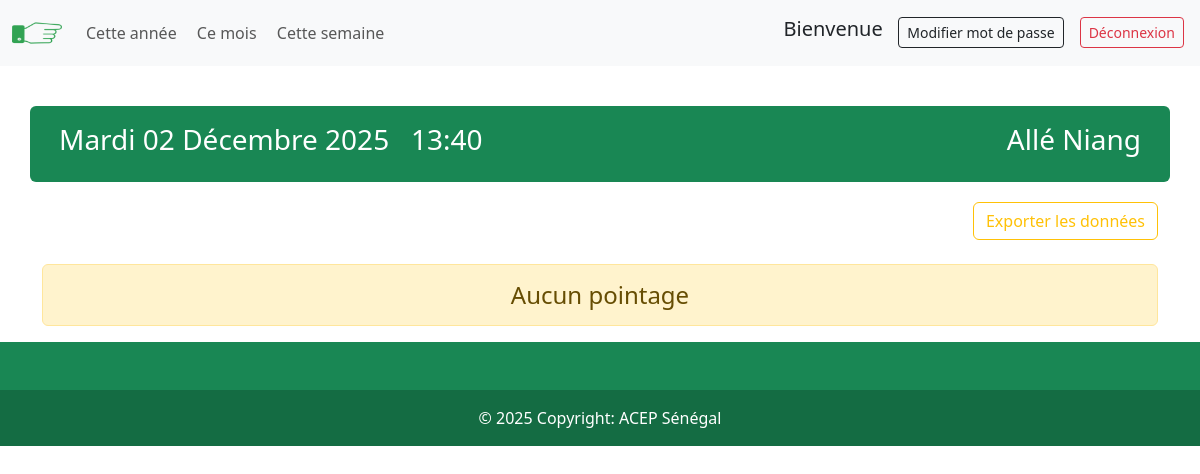
The page /annee (signed in) on the database as committed earlier.
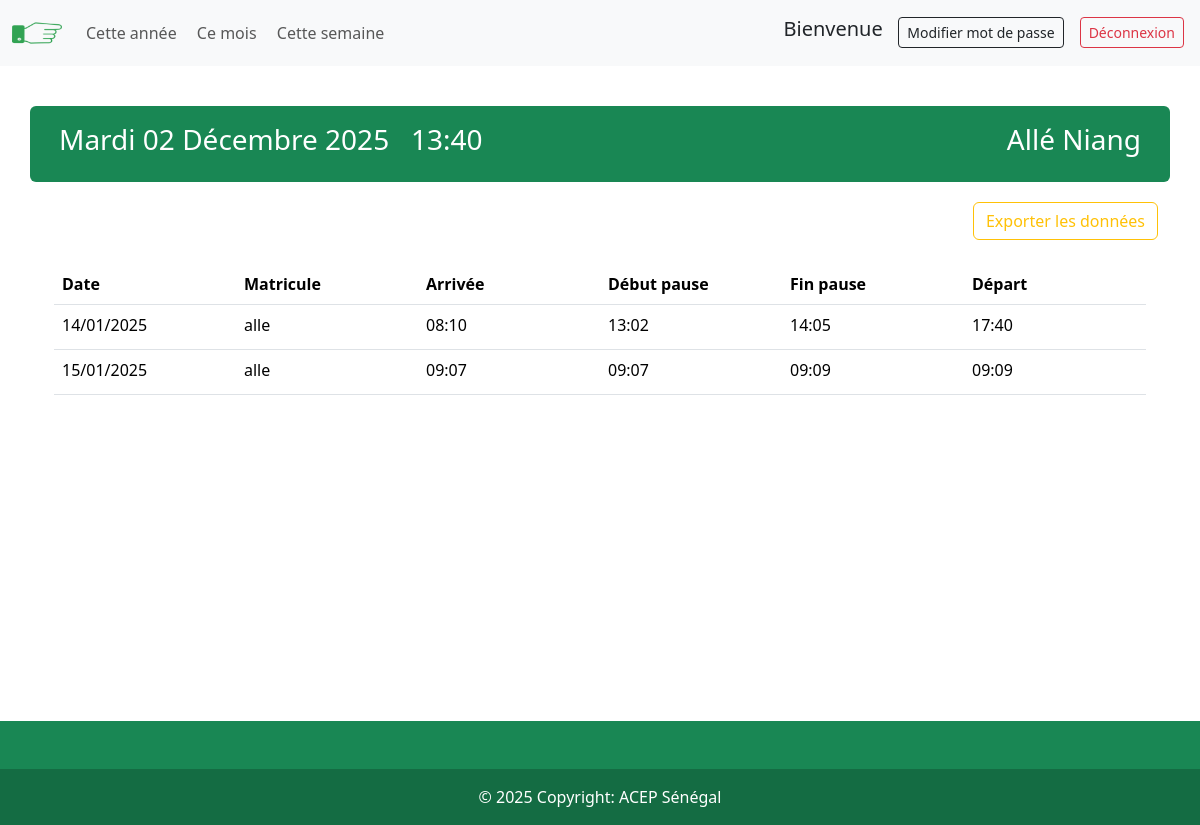
The same page on the database as committed later.
### app/models.py (models this page shows)
class pointage(models.Model):
    date = models.CharField(max_length=100)
    matricule = models.CharField(max_length=100)
    agent = models.CharField(max_length=100)
    arrivee = models.CharField(max_length=100)
    locarrivee = models.CharField(max_length=100)
    debutpause = models.CharField(max_length=100, null=True)
    locdebutpause = models.CharField(max_length=100, null=True)
    finpause = models.CharField(max_length=100, null=True)
    locfinpause = models.CharField(max_length=100, null=True)
    depart = models.CharField(max_length=100, null=True)
    locdepart = models.CharField(max_length=100, null=True)

### app/views.py (the view)
# urls.py: path('annee', views.pannee, name="pannee"),
@login_required
def pannee(request):
    mois = {1:'Janvier', 2:'Février', 3:'Mars', 4:'Avril', 5:'Mai', 6:'Juin', 7:'Juillet', 8:'Août', 9:'Septembre', 10:'Octobre', 11:'Novembre', 12:'Décembre'}
    current_dateTime = datetime.datetime.now()
    m = mois[int(current_dateTime.strftime("%m"))].capitalize()
    jour = {0:'Dimanche', 1:'Lundi', 2:'Mardi', 3:'Mercredi', 4:'Jeudi', 5:'Vendredi', 6:'Samedi'}
    j = jour[int(current_dateTime.strftime("%w"))].capitalize()
    y = current_dateTime.strftime("%Y")
    dn = str(j)+" "+strftime('%d', gmtime())+" "+str(m)+" "+str(y)
    hm = strftime("%H:%M", gmtime())
    pa = pointage.objects.filter(date__endswith=strftime("%Y", gmtime()), matricule__exact=request.user.username)
    return render(request, 'app/p_annee.html', {'pa': pa, 'd': dn, 'hm': hm})

### app/templates/app/p_annee.html
{% extends 'app/base.html' %}
{% block content %}
<div class="row alert bg bg-success text-white">
  <div class="col-sm-6">
    <h3>{{d}} &nbsp; {{hm}}</h3>
  </div>
  <div class="col-sm-6">
    <h3 class="d-flex flex-row-reverse">{{request.user.first_name}} {{request.user.last_name}}</h3>
  </div>
</div>
<div class="col-sm-12 d-flex flex-row-reverse">
    <a class="btn btn-outline-warning mt-1 " href="{% url 'export_pannee' %}" role="button">Exporter les données</a>
</div>
<div class="mt-4">
    {% if pa %}
    <div class="container">
        <table class="table table-fixed">
          <thead>
            <tr>
              <th class="col-sm-2">Date</th>
              <th class="col-sm-2">Matricule</th>
              <th class="col-sm-2">Arrivée</th>
              <th class="col-sm-2">Début pause</th>
              <th class="col-sm-2">Fin pause</th>
              <th class="col-sm-2">Départ</th>
            </tr>
          </thead>
          <tbody>
            {% for p in pa %}
            <tr>
              <td class="col-sm-2">{{p.date}}</td>
              <td class="col-sm-2"> {{p.matricule}}</td>
              <td class="col-sm-2">{{p.arrivee}}</td>
              <td class="col-sm-2">{{p.debutpause}}</td>
              <td class="col-sm-2">{{p.finpause}}</td>
              <td class="col-sm-2">{{p.depart}}</td>
            </tr>
            {% endfor %}
          </tbody>
        </table>
      </div>
    {% else %}
    <h4 class="text-center alert alert-warning">Aucun pointage</h4>
    {% endif %}
</div>
{% endblock content %}

Rows that differ between the two databases and show on the page:
added pointage: date "14/01/2025", matricule "alle", arrivee "08:10", debutpause "13:02", finpause "14:05", depart "17:40"
now on this page (row edited): pointage: date "15/01/2025", matricule "alle", arrivee "09:07", debutpause "09:07", finpause "09:09", depart "09:09"
Other text that changed with them:
text no longer shown: "Aucun pointage"
text now shown: "Date Matricule Arrivée Début pause Fin pause Départ"
